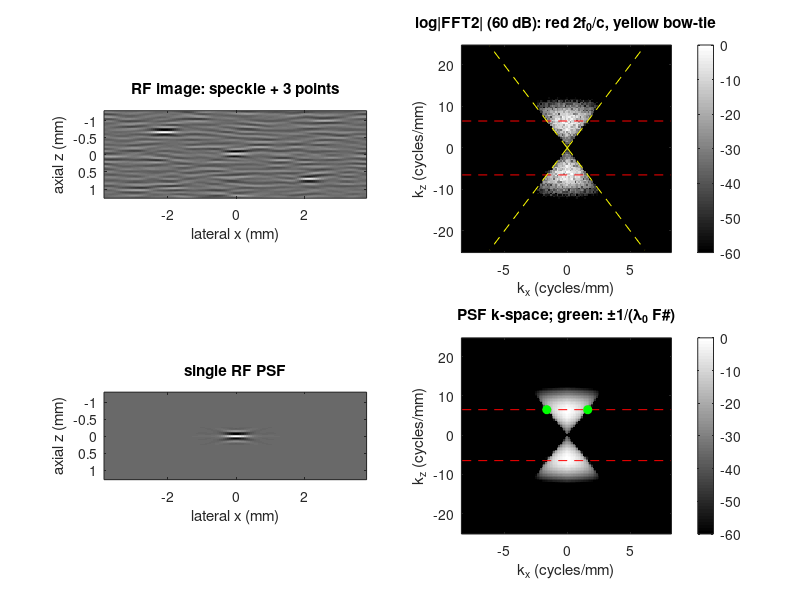
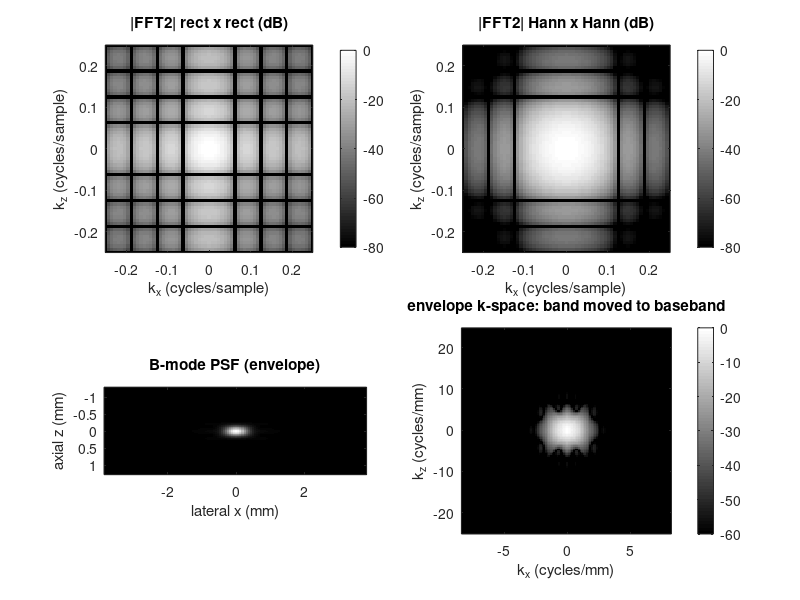
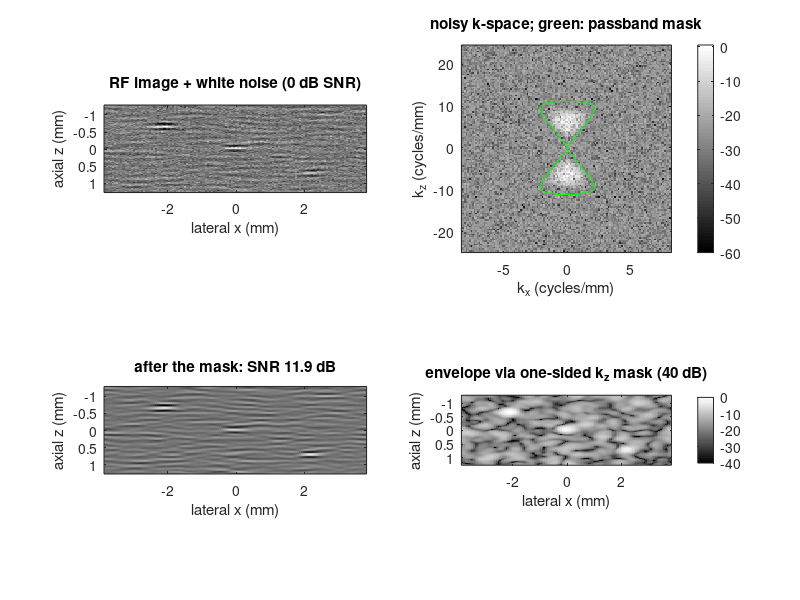

Recreate these plots in MATLAB, in order.
%% m04_fft_2d_kspace.m  -- Module 04: 2D FFT and the k-space of a pulse-echo image
% Purpose : simulate a small RF image (speckle + point targets) with a broadband,
%           focal-plane (Fraunhofer) pulse-echo PSF, then look at log|FFT2|: the axial band
%           sits at kz = +-2 f0/c, the lateral extent is set by the transmit-receive
%           aperture autoconvolution, |kx| <= f/(c F#) at each frequency (a bow-tie).
%           Also: 2D FFT of a single PSF, of its envelope (B-mode PSF), and of separable windows.
% Change  : f0, FBW, Fnum, apod ('rect' or 'hann'), dx, dz, the scatterer density.
% Expect  : 2f0/c = 6.49 cycles/mm at 5 MHz; two-way lateral edge 1/(lambda F#) = 1.62
%           cycles/mm at F# 2; >99 % of the image k-space energy inside the bow-tie;
%           PSF -6 dB widths close to 0.886 lambda F# (rect) and c tau/2;
%           separable rect window: -13.3 dB sidelobes on the axes, -26.5 dB on the diagonal;
%           filtering: a k-space mask matched to the PSF passband keeps ~99 % of the signal energy
%           and raises the SNR of white noise by ~10 log10(1/mask area); a one-sided kz mask gives
%           the analytic image and its envelope (B-mode).
% Model   : paraxial, focal plane, Tx = Rx aperture, first-order Born, shift-invariant
%           over the small field (circular convolution). Base MATLAB only (R2019b+, Octave 8).
clear; close all; rng(1);

%% Parameters
c    = 1.540;      % speed of sound (mm/us)
f0   = 5;          % center frequency (MHz)
FBW  = 0.60;       % -6 dB fractional bandwidth of the two-way pulse
Fnum = 2;          % F-number z/D (same aperture on transmit and receive)
apod = 'rect';     % 'rect' or 'hann'
Nz = 128; Nx = 128;          % image size (axial x lateral)
dz = 0.02; dx = 0.06;        % pixel size (mm): axial Nyquist 25 c/mm, lateral 8.33 c/mm

B   = FBW*f0; sig_f = B/(2*sqrt(2*log(2)));          % amplitude-spectrum std (MHz)
lam0 = c/f0;
sincf = @(u) (sin(pi*u) + (u == 0)) ./ (pi*u + (u == 0));
if strcmp(apod, 'hann')
    A1 = @(u) sincf(u) + 0.5*sincf(u - 1) + 0.5*sincf(u + 1);   % FT of 0.5+0.5cos(2 pi xi/D), peak 1
else
    A1 = @(u) sincf(u);                                         % FT of a uniform aperture
end

%% Axes (fft order: origin at index 1) and shifted axes for display
kz_f = [0:Nz/2-1, -Nz/2:-1]/(Nz*dz);       % axial spatial frequency (cycles/mm)
x_f  = [0:Nx/2-1, -Nx/2:-1]*dx;            % lateral position (mm), origin first
kz_s = (-Nz/2:Nz/2-1)/(Nz*dz); kx_s = (-Nx/2:Nx/2-1)/(Nx*dx);
z_s  = (-Nz/2:Nz/2-1)*dz;      x_s  = (-Nx/2:Nx/2-1)*dx;

%% PSF: for every temporal frequency f = c kz/2, lateral two-way pattern A1(x/(lambda F#))^2
Hz = zeros(Nz, Nx);                         % axial-FFT x lateral-space representation
for k = 2:Nz/2                              % positive kz (skip DC)
    f  = kz_f(k)*c/2;                       % MHz
    Pf = exp(-(f - f0)^2/(2*sig_f^2));      % two-way pulse amplitude spectrum (on axis)
    u  = x_f/((c/f)*Fnum);                  % normalized lateral coordinate x/(lambda F#)
    Hz(k, :) = Pf * A1(u).^2;               % transmit pattern x receive pattern
end
Hz(Nz:-1:Nz/2+2, :) = Hz(2:Nz/2, :);        % Hermitian twin (real, zero-phase PSF)
h  = real(ifft(Hz, [], 1));                 % RF PSF h(z, x), centered at the origin
ha = ifft([Hz(1, :); 2*Hz(2:Nz/2, :); zeros(Nz/2, Nx)], [], 1);   % analytic PSF (axial)
H  = fft2(h);                               % 2D spectrum of the PSF

%% Scatterers: speckle + three point targets; image = PSF (*) scatterers (circular)
S = 0.5*randn(Nz, Nx) .* (rand(Nz, Nx) < 0.2);  % ~20 scatterers per resolution cell
pts = [32 30; 64 64; 100 100];              % (iz, ix) of the point targets
for ip = 1:size(pts, 1), S(pts(ip, 1), pts(ip, 2)) = 10; end
K   = H .* fft2(S);                         % k-space of the image (2D convolution theorem)
img = real(ifft2(K));
S1 = zeros(Nz, Nx); S1(Nz/2+1, Nx/2+1) = 1; % single point at the center
psf = real(ifft2(H .* fft2(S1)));

%% Measurements
envc = abs(ha); envc = envc/max(envc(:));
ex = fftshift(envc(1, :)); ez = fftshift(envc(:, 1)).';
cross = @(y, xa, lv, i) xa(i-1) + (lv - y(i-1)).*(xa(i) - xa(i-1))./(y(i) - y(i-1));   % first crossing below lv
xr = x_s(Nx/2+1:end); er = ex(Nx/2+1:end); zr = z_s(Nz/2+1:end); fr = ez(Nz/2+1:end);
lat6 = 2*cross(er, xr, 0.5, find(er < 0.5, 1));
ax6  = 2*cross(fr, zr, 0.5, find(fr < 0.5, 1));
tau = 4*log(2)/(pi*B);
kz0 = 2*f0/c; fL = f0 - B/2; fH = f0 + B/2;
kedge = 1/(lam0*Fnum);
[~, ir] = min(abs(kz_f - kz0));                                  % row nearest 2 f0/c
row = abs(H(ir, :)); row = fftshift(row/max(row)); rdB = 20*log10(row + 1e-300);
pos = Nx/2+1:Nx;
k30 = cross(rdB(pos), kx_s(pos), -30, find(rdB(pos) < -30, 1));  % -30 dB half-width
[KX, KZ] = meshgrid(kx_s, kz_s);
inside = abs(KX) <= abs(KZ)/(2*Fnum) + 1/(Nx*dx);                % bow-tie (+1 bin)
E = abs(fftshift(K)).^2;
fprintf('--- k-space of a pulse-echo image (f0 = %.1f MHz, FBW = %.0f %%, F# = %.1f, %s) ---\n', f0, 100*FBW, Fnum, apod);
fprintf('axial band center 2 f0/c = %.3f cycles/mm (RF period lambda/2 = %.4f mm)\n', kz0, lam0/2);
fprintf('axial -6 dB band 2fL/c .. 2fH/c = %.3f .. %.3f cycles/mm\n', 2*fL/c, 2*fH/c);
fprintf('lateral edge at f0: two-way 1/(lambda F#) = %.3f c/mm, one-way %.3f c/mm\n', kedge, kedge/2);
fprintf('measured |H| -30 dB lateral half-width at kz = %.2f c/mm: %.3f c/mm (rect triangle: %.3f)\n', kz_f(ir), k30, kedge*(kz_f(ir)/kz0)*(1 - 10^(-1.5)));
fprintf('fraction of image k-space energy inside the bow-tie |kx| <= |kz|/(2F#): %.5f\n', sum(E(inside))/sum(E(:)));
fprintf('PSF lateral -6 dB width: %.3f mm (narrowband theory %.3f mm = %.3f lambda F#)\n', lat6, ...
        lam0*Fnum*(0.886*strcmp(apod, 'rect') + 1.441*strcmp(apod, 'hann')), 0.886*strcmp(apod, 'rect') + 1.441*strcmp(apod, 'hann'));
fprintf('PSF axial   -6 dB width: %.3f mm (c tau/2 = %.3f mm)\n', ax6, c*tau/2);
fprintf('lateral pixel %.3f mm vs Nyquist for the two-way edge at fH: %.3f mm\n', dx, 1/(2*fH/(c*Fnum)));

%% Figure 1: image, k-space; PSF, k-space
toDB = @(A) max(-60, 20*log10(abs(A)/max(abs(A(:))) + 1e-300));
kzmax = kz_s(end);
figure('Name', 'k-space', 'Position', [60 60 900 720]);
subplot(2, 2, 1); imagesc(x_s, z_s, img); colormap(gray); axis image;
xlabel('lateral x (mm)'); ylabel('axial z (mm)'); title('RF image: speckle + 3 points');
subplot(2, 2, 2); imagesc(kx_s, kz_s, toDB(fftshift(K))); set(gca, 'YDir', 'normal'); hold on;
plot([kx_s(1) kx_s(end)], [kz0 kz0], 'r--', [kx_s(1) kx_s(end)], -[kz0 kz0], 'r--');
plot([0 kzmax/(2*Fnum)], [0 kzmax], 'y--', [0 -kzmax/(2*Fnum)], [0 kzmax], 'y--');
plot([0 kzmax/(2*Fnum)], [0 -kzmax], 'y--', [0 -kzmax/(2*Fnum)], [0 -kzmax], 'y--'); hold off;
xlabel('k_x (cycles/mm)'); ylabel('k_z (cycles/mm)'); title('log|FFT2| (60 dB): red 2f_0/c, yellow bow-tie'); colorbar;
subplot(2, 2, 3); imagesc(x_s, z_s, psf); axis image;
xlabel('lateral x (mm)'); ylabel('axial z (mm)'); title('single RF PSF');
subplot(2, 2, 4); imagesc(kx_s, kz_s, toDB(fftshift(H))); set(gca, 'YDir', 'normal'); hold on;
plot([kx_s(1) kx_s(end)], [kz0 kz0], 'r--', [kx_s(1) kx_s(end)], -[kz0 kz0], 'r--');
plot([-kedge kedge], [kz0 kz0], 'go', 'MarkerFaceColor', 'g'); hold off;
xlabel('k_x (cycles/mm)'); ylabel('k_z (cycles/mm)'); title('PSF k-space; green: \pm1/(\lambda_0 F#)'); colorbar;

%% Separable windows and the B-mode (envelope) PSF
Lw = 16; nw = 0:Lw-1;
wins = {ones(1, Lw), 0.5 - 0.5*cos(2*pi*nw/Lw)};  % rect, periodic Hann
wname = {'rect x rect', 'Hann x Hann'};
fprintf('\n--- separable 2D windows (%d x %d, 8x zero padded) ---\n', Lw, Lw);
figure('Name', 'separable windows and B-mode PSF', 'Position', [60 60 900 720]); colormap(gray);
for iw = 1:2
    w2 = wins{iw}.' * wins{iw};                   % separable: outer product
    W2 = abs(fftshift(fft2(w2, Nz, Nx))); W2 = W2/max(W2(:));
    ax = 20*log10(W2(Nz/2+1, Nx/2+1:end) + 1e-300);              % along kx at kz = 0
    k = 2; while ~(ax(k) < ax(k-1) && ax(k) <= ax(k+1)), k = k + 1; end
    [pslA, iA] = max(ax(k:end)); iA = iA + k - 1;               % first-sidelobe column
    diagv = 20*log10(W2(Nz/2+iA, Nx/2+iA));                      % product sidelobe on the diagonal
    fprintf('%-12s axis sidelobe %.2f dB, diagonal sidelobe %.2f dB (sum of the two 1D levels %.2f dB)\n', ...
            wname{iw}, pslA, diagv, 2*pslA);
    subplot(2, 2, iw); imagesc((-Nx/2:Nx/2-1)/Nx, (-Nz/2:Nz/2-1)/Nz, max(-80, 20*log10(W2 + 1e-300)));
    set(gca, 'YDir', 'normal'); axis image; xlim([-0.25 0.25]); ylim([-0.25 0.25]); colorbar;
    xlabel('k_x (cycles/sample)'); ylabel('k_z (cycles/sample)'); title(['|FFT2| ' wname{iw} ' (dB)']);
end
envp = abs(ifft2(fft2(abs(ha)) .* fft2(S1)));    % B-mode PSF (envelope), centered
subplot(2, 2, 3); imagesc(x_s, z_s, envp); axis image;
xlabel('lateral x (mm)'); ylabel('axial z (mm)'); title('B-mode PSF (envelope)');
subplot(2, 2, 4); imagesc(kx_s, kz_s, toDB(fftshift(fft2(abs(ha))))); set(gca, 'YDir', 'normal'); colorbar;
xlabel('k_x (cycles/mm)'); ylabel('k_z (cycles/mm)'); title('envelope k-space: band moved to baseband');


%% Filtering in k-space: matched passband mask, then a one-sided kz mask for the envelope
Nimg  = randn(Nz, Nx); Nimg = Nimg*norm(img(:))/norm(Nimg(:));   % scaled to exactly 0 dB SNR
Kn    = fft2(Nimg);
Mpass = abs(H) > 0.01*max(abs(H(:)));        % passband: |H| above -40 dB (fft order)
fill  = mean(Mpass(:));                      % fraction of k-space kept
sigF = real(ifft2(K .* Mpass));             % filtered signal part
noiF = real(ifft2(Kn .* Mpass));            % filtered noise part
snr0 = round(100*10*log10(sum(img(:).^2)/sum(Nimg(:).^2)))/100 + 0;
snr1 = 10*log10(sum(sigF(:).^2)/sum(noiF(:).^2));
fprintf('\n--- k-space filtering (white noise at %.1f dB SNR) ---\n', snr0);
fprintf('passband mask |H| > -40 dB keeps %.1f %% of k-space; signal energy retained %.2f %%\n', 100*fill, 100*sum(sigF(:).^2)/sum(img(:).^2));
fprintf('SNR after mask %.1f dB: gain %.1f dB (prediction 10 log10(1/fill) = %.1f dB)\n', snr1, snr1 - snr0, 10*log10(1/fill));
% one-sided axial mask: keep kz > 0 (x2), drop kz < 0 -> analytic image along z, |.| = envelope
Mhalf = [ones(1, Nx); 2*ones(Nz/2-1, Nx); ones(1, Nx); zeros(Nz/2-1, Nx)];
anaI  = ifft2((K + Kn) .* Mpass .* Mhalf);
bmode = 20*log10(abs(anaI)/max(abs(anaI(:))) + 1e-300);
fprintf('one-sided kz mask: max |real(analytic) - filtered RF| = %.1e (the real part is the RF image)\n', ...
        max(max(abs(real(anaI) - (sigF + noiF)))));

figure('Name', 'k-space filtering', 'Position', [60 60 900 720]); colormap(gray);
subplot(2, 2, 1); imagesc(x_s, z_s, img + Nimg); axis image;
xlabel('lateral x (mm)'); ylabel('axial z (mm)'); title(sprintf('RF image + white noise (%.0f dB SNR)', snr0));
subplot(2, 2, 2); imagesc(kx_s, kz_s, toDB(fftshift(K + Kn))); set(gca, 'YDir', 'normal'); hold on;
contour(kx_s, kz_s, double(fftshift(Mpass)), [0.5 0.5], 'g'); hold off; colorbar;
xlabel('k_x (cycles/mm)'); ylabel('k_z (cycles/mm)'); title('noisy k-space; green: passband mask');
subplot(2, 2, 3); imagesc(x_s, z_s, sigF + noiF); axis image;
xlabel('lateral x (mm)'); ylabel('axial z (mm)'); title(sprintf('after the mask: SNR %.1f dB', snr1));
subplot(2, 2, 4); imagesc(x_s, z_s, max(-40, bmode)); axis image; colorbar;
xlabel('lateral x (mm)'); ylabel('axial z (mm)'); title('envelope via one-sided k_z mask (40 dB)');
